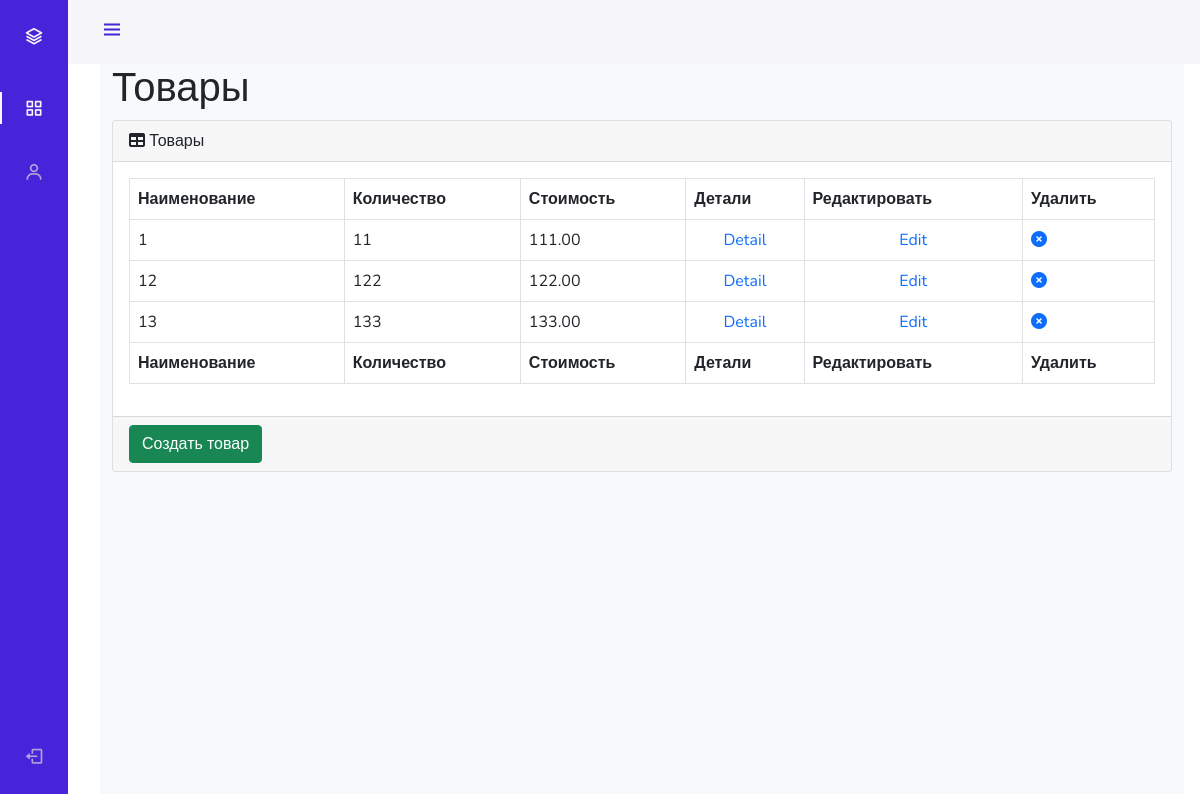
/admin_staff/products/read/category/1/, run on the app's committed database.
### mainapp/models.py (models this page shows, shortened)
class Product(models.Model):
    category = models.ForeignKey(
        ProductCategory,
        on_delete=models.CASCADE
    )
    name = models.CharField(
        verbose_name='имя продукта',
        max_length=128,
    )
    image = models.ImageField(
        upload_to='products_images',
        blank=True
    )
    short_desc = models.CharField(
        verbose_name='краткое описание',
        max_length=60,
        blank=True,
    )
    description = models.TextField(
        verbose_name='описание продукта',
        blank=True,
    )
    price = models.DecimalField(
        max_digits=8,
        decimal_places=2,
        verbose_name='цена',
    )
    quantity = models.PositiveIntegerField(
        verbose_name='количество на складе',
        default=0
    )
    created = models.DateTimeField(
        auto_now_add=True
    )
    updated = models.DateTimeField(
        auto_now=True
    )
    is_active = models.BooleanField(verbose_name='активна', default=True)
    class Meta:
        ordering = ['-updated']
        verbose_name = 'товар'
        verbose_name_plural = 'товары'

### adminapp/views.py (the view)
# urls.py: path('products/read/category/<int:pk>/', adminapp.products, name='products'),
def products(request, pk):
    title = 'админка/продукт'
    category = get_object_or_404(ProductCategory, pk=pk)
    products_list = Product.objects.filter(category__pk=pk).order_by('name')
    content = {
        'title': title,
        'category': category,
        'objects': products_list,
    }
    return render(request, 'adminapp/products.html', content)

### basketapp/context_processors.py (called while the page is built)
def basket(request):
    print(f'context processor basket works')
    basket = []
    if request.user.is_authenticated:
       basket = Basket.objects.filter(user=request.user)
    return {
       'basket': basket,
    }

### adminapp/templates/adminapp/products.html
{% extends 'adminapp/base.html' %}
{% load static %}
{% block content %}
<main>
    <div class="container-fluid">
        <h1 class="mt-4">Товары</h1>
        <div class="card mb-4">
            <div class="card-header">
                <i class="fas fa-table mr-1"></i>
                Товары
            </div>
            <div class="card-body">
                <div class="table-responsive">
                    <table class="table table-bordered" id="dataTable" width="100%" cellspacing="0">
                        <thead>
                        <tr>
                            <th>Наименование</th>
                            <th>Количество</th>
                            <th>Стоимость</th>
                            <th>Детали</th>
                            <th>Редактировать</th>
                            <th>Удалить</th>
                        </tr>
                        </thead>
                        <tfoot>
                        <tr>
                            <th>Наименование</th>
                            <th>Количество</th>
                            <th>Стоимость</th>
                            <th>Детали</th>
                            <th>Редактировать</th>
                            <th>Удалить</th>
                        </tr>
                        </tfoot>
                        <tbody>
                        {% for product in objects %}
                            <tr {% if not product.is_active %} style="opacity: 0.5;" {% endif %}>
                                <td>{{ product.name }}</td>
                                <td>{{ product.quantity }}</td>
                                <td>{{ product.price }}</td>
                                <td class="text-center">
                                    <a href="{% url 'admin_staff:product_read' product.pk %}">Detail</a>
                                </td>
                                <td class="text-center">
                                    <a href="{% url 'admin_staff:product_update' product.pk %}">Edit</a>
                                </td>
                                <td>
                                    <a {% if not product.is_active %} class="invisible" {% endif %} href="{% url 'admin_staff:product_delete' pk=product.id %}">
                                        <i class="fa fa-times-circle"></i>
                                    </a>
                                </td>
                            </tr>
                        {% endfor %}
                        </tbody>
                    </table>
                </div>
            </div>
            <div class="card-footer">
                <a href="{% url 'admin_staff:product_create' category.pk %}">
                    <button class="btn btn-success">Создать товар</button>
                </a>
            </div>
        </div>
    </div>
</main>
{% endblock %}

### adminapp/static/adminapp/css/style.css (style rules this page uses)
:root { --header-height: 3rem; --nav-width: 68px; --first-color: #4723D9; --first-color-light: #AFA5D9; --white-color: #F7F6FB; --body-font: 'Nunito', sans-serif; --normal-font-size: 1rem; --z-fixed: 100 }
body { position: relative; margin: var(--header-height) 0 0 0; padding: 0 1rem; font-family: var(--body-font); font-size: var(--normal-font-size); transition: .5s }
a { text-decoration: none }
@media screen and (min-width: 768px) { body { margin: calc(var(--header-height) + 1rem) 0 0 0; padding-left: calc(var(--nav-width) + 2rem) } }

### data on the page
Product: name "1", quantity "11", price "111.00"
Product: name "12", quantity "122", price "122.00"
Product: name "13", quantity "133", price "133.00"
